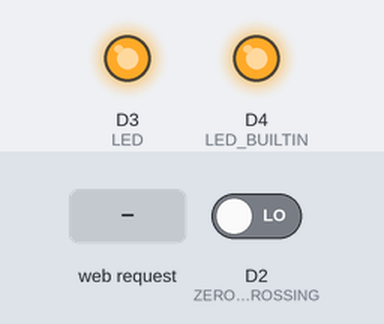
A sketch run on a simulated ESP8266 (NodeMCU). Parts: output pins drawn as LEDs (lit = HIGH, except the on-board LED, lit = LOW). The inputs (shaded band) are chosen by the test bench; at power-on: D2 (ZERO_CROSSING) LOW. WiFi joins after 1.5 s; servers stay silent unless stated; what the sketch prints to the serial monitor is not drawn.

Above: at 5.7 s.
5.8 s: HTTP request GET /LED_BUILTIN_on received
At 6.1 s:
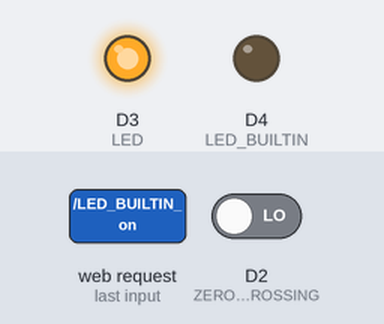
7.3 s: HTTP request GET /LED_off received
At 8.4 s:
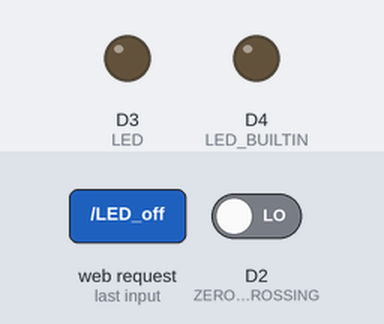
8.8 s: HTTP request GET /ChangeSpeed received
At 9.5 s:
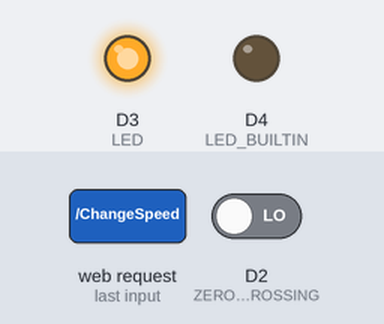
Timing chart, 0 to 11.8 s (numbered marks = the images above; inputs shaded):
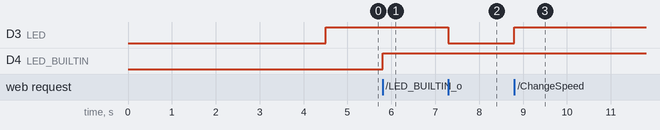

Measured:
- after the input at 5.8 s, D4 (LED_BUILTIN): LOW → HIGH at once
- after the input at 7.3 s, D3 (LED): HIGH → LOW at once
- after the input at 8.8 s, D3 (LED): LOW → HIGH at once

The sketch:

FanControlAndPotentioMeterData.ino
```cpp
#include <ESP8266WiFi.h>
#include <WiFiClient.h>
#include <ESP8266WebServer.h>
#define LED D3
#define ZERO_CROSSING D2
float passval;
int IRSensor = 2; // connect ir sensor to arduino pin 2

/* Set these to your desired credentials. */
const char *ssid = ""; //Enter your WIFI ssid
const char *password = ""; //Enter your WIFI password
ESP8266WebServer server(80);
void handleRoot()   {
server.send(200, "text/html", "<form action=\"/LED_BUILTIN_on\" method=\"get\" id=\"form1\"></form><button type=\"submit\" form=\"form1\" value=\"On\">Bulb_On</button><form action=\"/LED_BUILTIN_off\" method=\"get\" id=\"form2\"></form><button type=\"submit\" form=\"form2\" value=\"Off\">Bulb_Off</button><form action=\"/LED_off\" method=\"get\" id=\"form3\"></form><button type=\"submit\" form=\"form3\" value=\"Off\">Fan_Off</button><form action=\"/LED_on_LOW\" method=\"get\" id=\"form4\"></form><button type=\"submit\" form=\"form4\" value=\"On\">Fan_Low</button><form action=\"/LED_on_MED\" method=\"get\" id=\"form5\"></form><button type=\"submit\" form=\"form5\" value=\"On\">Fan_Med</button><form action=\"/LED_on_HIGH\" method=\"get\" id=\"form6\"></form><button type=\"submit\" form=\"form6\" value=\"On\">Fan_High</button>");
}
void handleSave() {
 if (server.arg("pass") != "") {
   Serial.println(server.arg("pass"));
 }
}
void setupWifi(){
 Serial.println();
 Serial.print("Configuring access point...");
 WiFi.begin(ssid, password);
 while (WiFi.status() != WL_CONNECTED) {
   delay(500);
   Serial.print(".");
 }
 Serial.println("");
 Serial.println("WiFi connected to");
 Serial.print(ssid);
 Serial.println("IP address: ");
 Serial.println(WiFi.localIP());

}

void serverHandler(){
  server.on ( "/", handleRoot );
 server.on ("/save", handleSave);
 server.begin();
 Serial.println ( "HTTP server started" );
 server.on("/LED_BUILTIN_on", []() {
   digitalWrite(LED_BUILTIN, HIGH);
   Serial.println(server.args());
   server.sendHeader("Access-Control-Allow-Origin", "*");
   server.send(200, "text/plain", "Success");
 });
 server.on("/LED_BUILTIN_off", []() {
   digitalWrite(LED_BUILTIN, LOW);
   Serial.println("off");
   server.sendHeader("Access-Control-Allow-Origin", "*");
   server.send(200, "text/plain", "Success");
 });

 server.on("/ChangeSpeed", []() {
  passval =server.arg(0).toFloat();
   Serial.println(passval);
   server.send(200, "text/plain", "Success");
//   handleRoot();
 });
// server.on("/LED_on", []() {
//   digitalWrite(LED, HIGH);
//   Serial.println("on");
//   handleRoot();
// });
 server.on("/LED_off", []() {
   digitalWrite(LED, LOW);
   passval = 9.5;
   Serial.println("Fan off");
   handleRoot();
 });
  server.on("/LED_on_LOW", []() {
   passval = 6;
   Serial.println("passval = 5");
   handleRoot();
 });
 server.on("/LED_on_MED", []() {
   passval = 5;
   Serial.println("passval = 2.5");
   handleRoot();
 });
 server.on("/LED_on_HIGH", []() {
  //digitalWrite(LED, HIGH);
   passval = 0;
   Serial.println("passval = 0");
   handleRoot();
 });
  server.on("/Get_Data", []() {

    int data = analogRead(A0);
    float calculatedValue = ((3.3/1023) * data) - .15;
    String thisString = String(calculatedValue);
    server.sendHeader("Access-Control-Allow-Origin", "*");
    server.send(200, "text/plain", thisString);
  });
}
void setup() {
 pinMode(ZERO_CROSSING,INPUT);
 pinMode(LED,OUTPUT);
 pinMode(LED_BUILTIN, OUTPUT);
 delay(3000);
 Serial.begin(115200);
 setupWifi();
 serverHandler();
}

void loop() {
server.handleClient();
int senVal = digitalRead(ZERO_CROSSING);

if(passval == 0)
digitalWrite(LED,HIGH);

if(passval != 0)
{
if(senVal == HIGH)
{
//Serial.println(senVal);
digitalWrite(LED,LOW);
delay(passval);
digitalWrite(LED,HIGH);
delay(10-passval);
}
}
}
```
